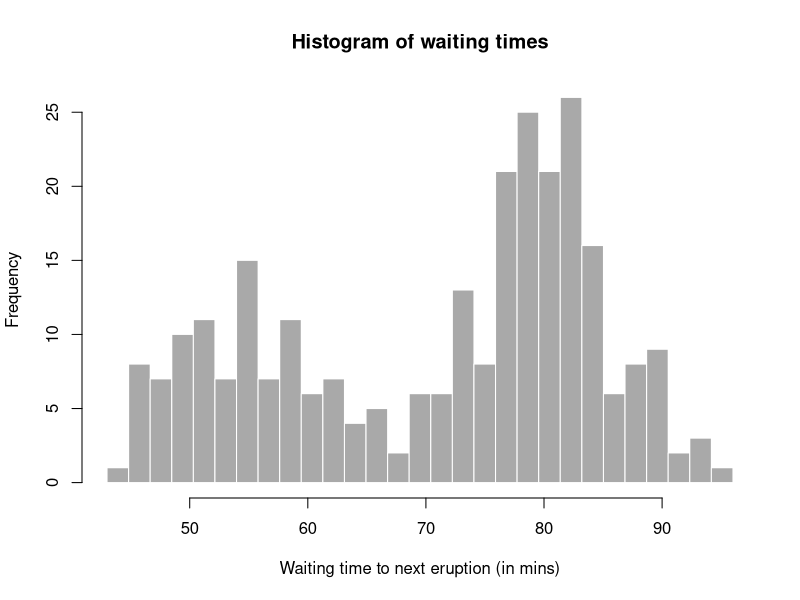
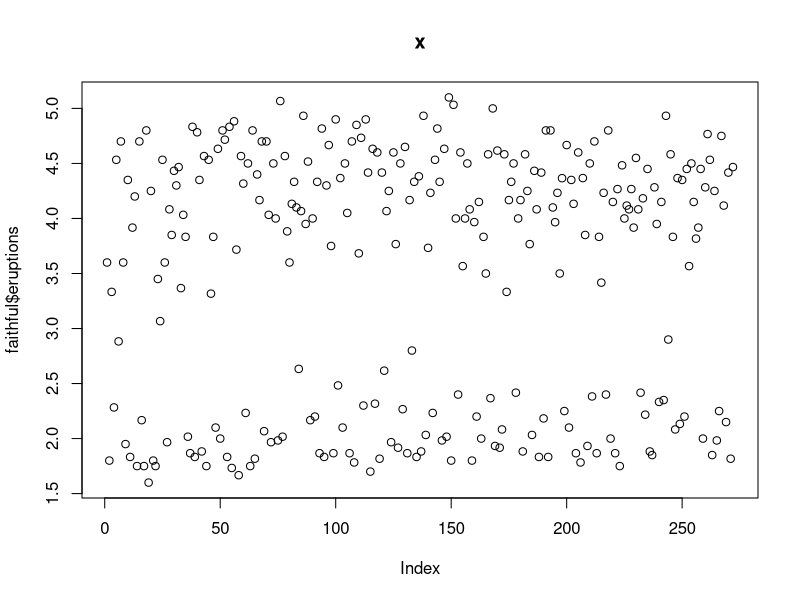
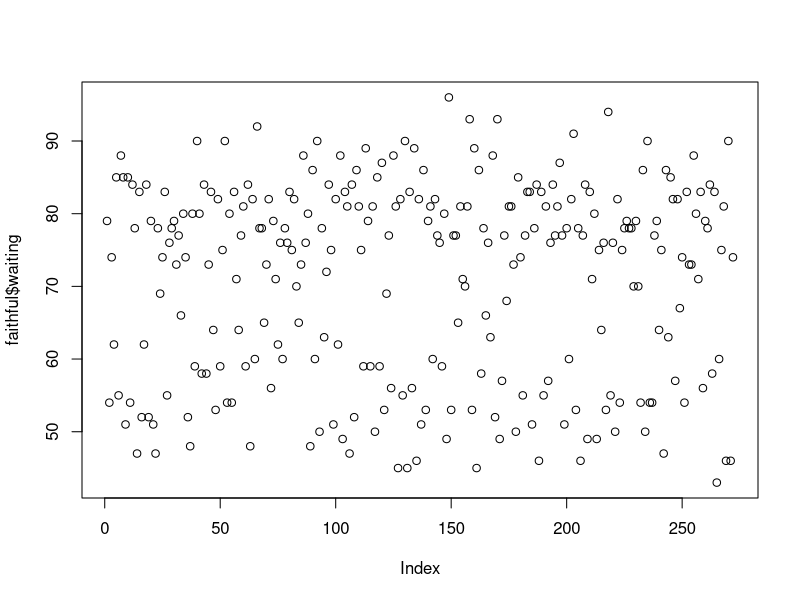
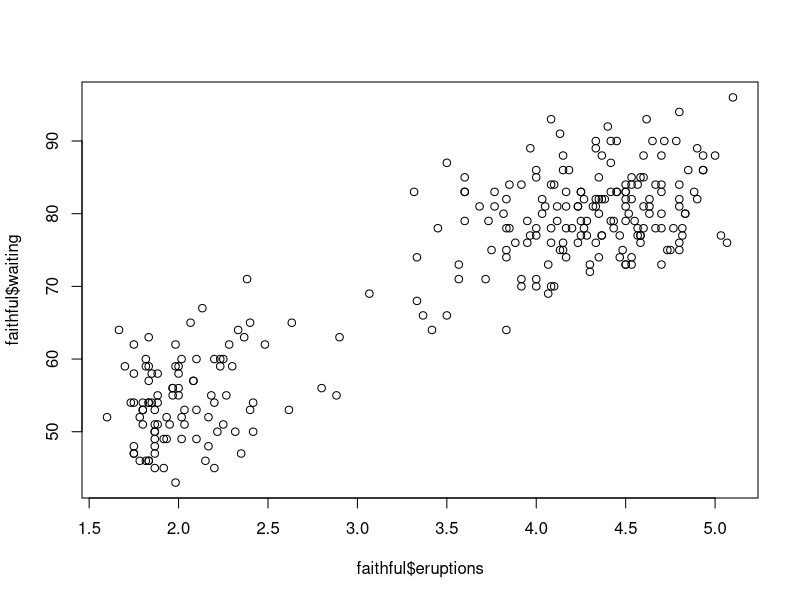
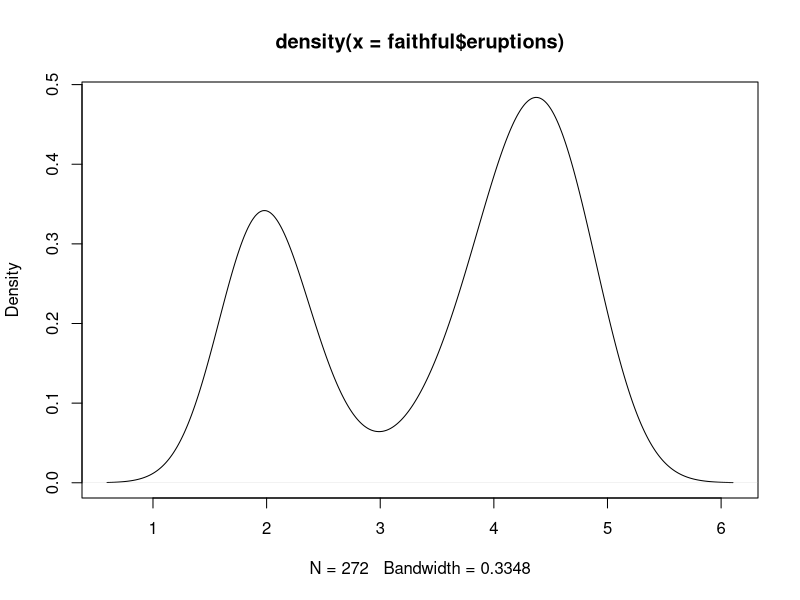
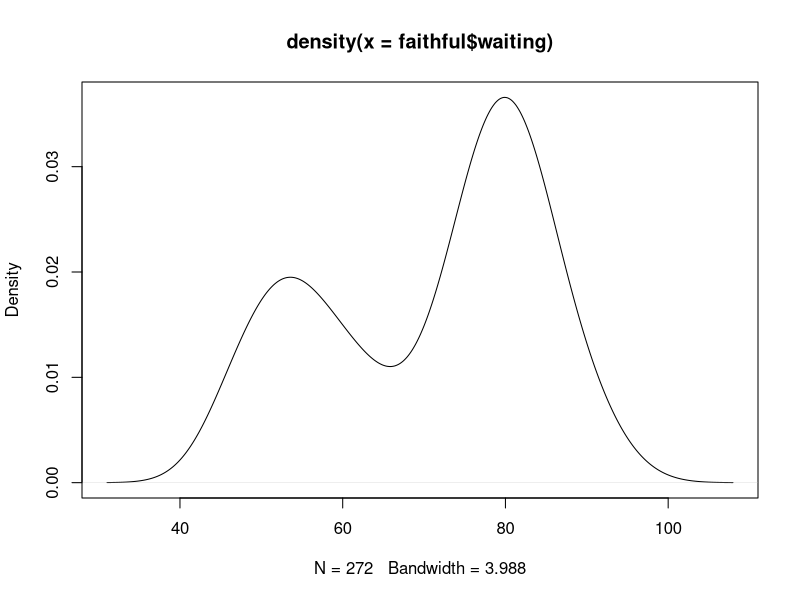

These figures' R source, in order:
head(faithful)

x    <- faithful[, 2]
bins <- seq(min(x), max(x), length.out = 30)

# draw the histogram with the specified number of bins
hist(x, breaks = bins, col = 'darkgray', border = 'white',
     xlab = 'Waiting time to next eruption (in mins)',
     main = 'Histogram of waiting times')

summary(faithful$waiting)
sort(faithful$waiting)
sort(faithful$eruptions)

plot(faithful$eruptions, main = 'x')
plot(faithful$waiting)
plot(x = faithful$eruptions, y = faithful$waiting)

plot(density(faithful$eruptions))
plot(density(faithful$waiting))


